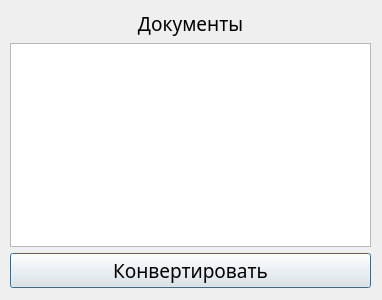
<?xml version="1.0" encoding="UTF-8"?>
<ui version="4.0">
 <class>Dialog</class>
 <widget class="QDialog" name="Dialog">
  <property name="geometry">
   <rect>
    <x>0</x>
    <y>0</y>
    <width>382</width>
    <height>300</height>
   </rect>
  </property>
  <property name="windowTitle">
   <string>Конвертер</string>
  </property>
  <property name="windowIcon">
   <iconset>
    <normaloff>title.ico</normaloff>title.ico</iconset>
  </property>
  <widget class="QWidget" name="verticalLayoutWidget">
   <property name="geometry">
    <rect>
     <x>10</x>
     <y>10</y>
     <width>361</width>
     <height>278</height>
    </rect>
   </property>
   <property name="font">
    <font>
     <family>Times New Roman</family>
     <pointsize>14</pointsize>
    </font>
   </property>
   <layout class="QVBoxLayout" name="verticalLayout">
    <item>
     <widget class="QLabel" name="label">
      <property name="font">
       <font>
        <family>Century Gothic</family>
        <pointsize>14</pointsize>
       </font>
      </property>
      <property name="mouseTracking">
       <bool>true</bool>
      </property>
      <property name="styleSheet">
       <string notr="true">#Label{
border : black, solid;
}</string>
      </property>
      <property name="text">
       <string>Документы</string>
      </property>
      <property name="alignment">
       <set>Qt::AlignCenter</set>
      </property>
     </widget>
    </item>
    <item>
     <widget class="QListWidget" name="listWidget">
      <property name="font">
       <font>
        <family>Century Gothic</family>
        <pointsize>12</pointsize>
       </font>
      </property>
      <property name="mouseTracking">
       <bool>false</bool>
      </property>
      <property name="styleSheet">
       <string notr="true"/>
      </property>
      <property name="dragDropMode">
       <enum>QAbstractItemView::DragDrop</enum>
      </property>
     </widget>
    </item>
    <item>
     <widget class="QPushButton" name="bttnCon">
      <property name="font">
       <font>
        <family>Century Gothic</family>
        <pointsize>14</pointsize>
       </font>
      </property>
      <property name="text">
       <string>Конвертировать</string>
      </property>
     </widget>
    </item>
   </layout>
  </widget>
 </widget>
 <resources/>
 <connections/>
</ui>
